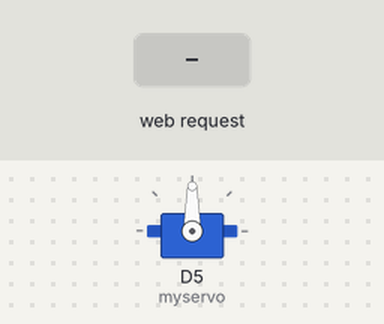
A sketch run on a simulated ESP8266 (NodeMCU). Shown: servo. The inputs (shaded band) are chosen by the test bench. WiFi joins after 1.5 s; servers stay silent unless stated; what the sketch prints to the serial monitor is not drawn.

Above: at 4.2 s.
4.3 s: HTTP request GET /servo received
At 5.1 s:
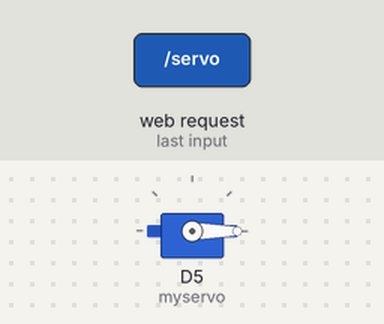
5.8 s: HTTP request GET /servo?angle=120 received
At 6.3 s:
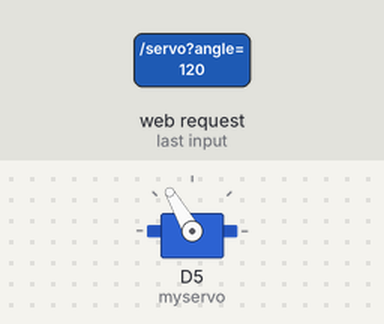
7.3 s: HTTP request GET /servo?angle=0 received
At 8.6 s:
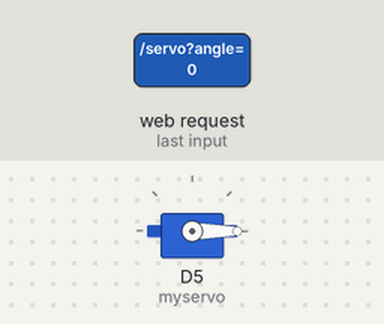
Timing chart, 0 to 10.3 s (numbered marks = the images above; inputs shaded):
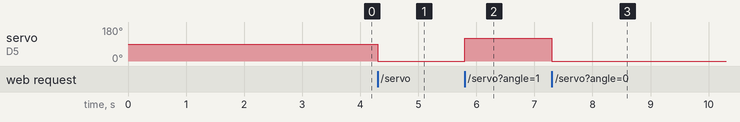

The sketch:

Servo_Joystick.ino
```cpp
#include <ESP8266WiFi.h>
#include <ESP8266WebServer.h>

const char* ssid = "ICOFFEE";
const char* password = "xincamon";

// Khởi tạo đối tượng máy chủ web
ESP8266WebServer server(80);


#include <Servo.h>
Servo myservo;
void handleServo() {
  String angleString = server.arg("angle");
  int angle = angleString.toInt();
  Serial.println(angle);
  myservo.write(angle);
  server.send(200, "text/plain", "success");

}

const int xPin = A0;
const int btnPin = D1;
void handleJoystick() {
  server.send(200, "text/plain", String(analogRead(xPin)) + "," + digitalRead(btnPin));
}


void setup() {
  // Khởi động Serial để theo dõi thông tin debug
  Serial.begin(9600);
  Serial.println("Kết nối đến WiFi");

  // Kết nối WiFi
  WiFi.begin(ssid, password);
  Serial.println("Kết nối đến WiFi");
  while (WiFi.status() != WL_CONNECTED) {
    Serial.print(".");
    delay(1000);
  }
  Serial.println("Đã kết nối thành công!");
  server.on("/joystick", handleJoystick);
  server.on("/servo", handleServo);

  // Khởi động máy chủ
  server.enableCORS(true);
  server.begin();
  Serial.println("Server started");
  Serial.print("IP Address of network: "); // will IP address on Serial Monitor
  Serial.println(WiFi.localIP());
  Serial.print("Copy and paste the following URL: https://");
  Serial.print(WiFi.localIP());
  Serial.println("/");

  // stepper.Enable();
  myservo.attach(D5,500, 2400);
  pinMode(xPin, INPUT);
  pinMode(btnPin, INPUT_PULLUP);
  delay(1000);
}

void loop() {
  server.handleClient(); // Xử lý các yêu cầu từ client
}
```

Measured:
- after the input at 4.3 s, servo on D5 (myservo): 90° → 0° at once
- after the input at 5.8 s, servo on D5 (myservo): 0° → 120° at once
- after the input at 7.3 s, servo on D5 (myservo): 120° → 0° at once
